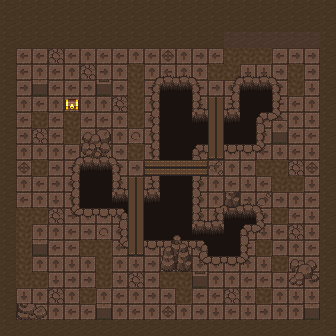

This game map was drawn from its Tiled (.tmx) file and the tilesets committed beside it. A one-line description and the trimmed map source follow:
An orthogonal 21x21 tile map with 16x16 px tiles, 5 tile layers (Floors, Hole (Floors), Details (Floors), Obstacles, ...), 6 hidden layers not drawn, 4 tilesets.

<map version="1.10" tiledversion="1.11.0" orientation="orthogonal" renderorder="right-down" width="21" height="21" tilewidth="16" tileheight="16" infinite="0" nextlayerid="13" nextobjectid="1">
 <tileset firstgid="1" source="RA_Beast.tsx" />
 <tileset firstgid="449" source="RA_Wasteland.tsx" />
 <tileset firstgid="1553" source="RA_Hell.tsx" />
 <tileset firstgid="1809" source="RA_Cavern.tsx" />
 <layer id="3" name="Floors" width="21" height="21">
  <data>[441 cells, 441 non-empty, 9 distinct tile ids]</data>
 </layer>
 <layer id="11" name="Hole (Floors)" width="21" height="21">
  <data>[441 cells, 120 non-empty, 22 distinct tile ids]</data>
 </layer>
 <layer id="10" name="Details (Floors)" width="21" height="21">
  <data>[441 cells, 14 non-empty, 4 distinct tile ids]</data>
 </layer>
 <layer id="2" name="Walls" width="21" height="21" visible="0" locked="1">
  <data>[441 cells, 118 non-empty, 12 distinct tile ids]</data>
 </layer>
 <layer id="8" name="Obstacles" width="21" height="21">
  <data>[441 cells, 64 non-empty, 22 distinct tile ids]</data>
 </layer>
 <layer id="9" name="Chest (Obstacles)" width="21" height="21">
  <data>[441 cells, 1 non-empty, 1 distinct tile ids]</data>
 </layer>
 <layer id="12" name="Foreground" width="21" height="21" visible="0">
  <data>[441 cells, 9 non-empty, 5 distinct tile ids]</data>
 </layer>
 <layer id="4" name="Door N" width="21" height="21" visible="0" locked="1">
  <data>[441 cells, 6 non-empty, 6 distinct tile ids]</data>
 </layer>
 <layer id="1" name="Door S" width="21" height="21" visible="0" locked="1">
  <data>[441 cells, 5 non-empty, 2 distinct tile ids]</data>
 </layer>
 <layer id="5" name="Door E" width="21" height="21" visible="0" locked="1">
  <data>[441 cells, 5 non-empty, 2 distinct tile ids]</data>
 </layer>
 <layer id="6" name="Door W" width="21" height="21" visible="0" locked="1">
  <data>[441 cells, 5 non-empty, 2 distinct tile ids]</data>
 </layer>
</map>
